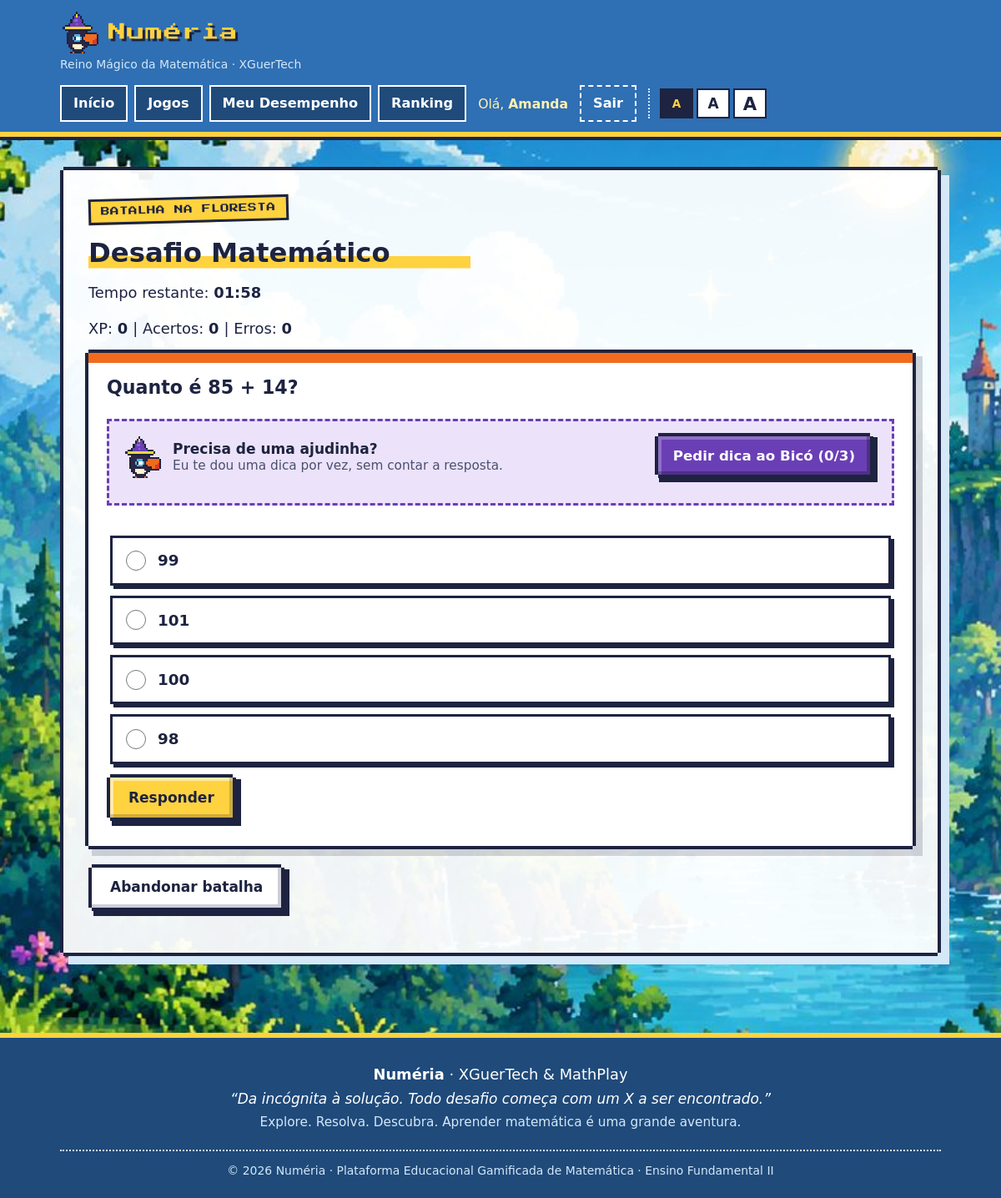
/?pagina=desafio (signed in), run on the app's committed database.
### tables this page shows
CREATE TABLE `questao` (
  `id_questao` int NOT NULL,
  `id_jogo` int NOT NULL,
  `id_conteudo` int NOT NULL,
  `id_dificuldade` int NOT NULL,
  `enunciado` text NOT NULL,
  `explicacao_curta` text,
  `mecanica` varchar(50) DEFAULT NULL,
  `ativo` tinyint(1) NOT NULL DEFAULT '1'
);

CREATE TABLE `alternativa` (
  `id_alternativa` int NOT NULL,
  `id_questao` int NOT NULL,
  `texto` text NOT NULL,
  `correta` tinyint(1) NOT NULL DEFAULT '0'
);

### public/index.php (called while the page is built, shortened)
<?php
$pagina = $_GET['pagina'] ?? 'home';
include __DIR__ . '/../app/views/layout/header.php';
include __DIR__ . '/../app/views/pages/' . $pagina . '.php';
include __DIR__ . '/../app/views/layout/footer.php';

### app/helpers/dicas.php (called while the page is built, shortened)
<?php
function dicas_bico(string $enunciado, ?string $mecanica = null): array
{
    if (
        $mecanica === 'identificacao_fracao'
        && preg_match('/dividida em (\d+) partes iguais/u', $enunciado, $m)
    ) {
        $total = (int) $m[1];
        return [
            'Toda fração tem duas partes: o número de baixo (denominador) diz em quantas partes iguais o todo foi dividido.',
            "Na receita, o frasco foi dividido em {$total} partes iguais. Esse {$total} é o número que vai embaixo da fração.",
            'Agora o número de cima (numerador) conta só as partes que receberam essência. Quantas foram? Procure na receita e confira nas alternativas.',
        ];
    }
    if (
        $mecanica === 'comparacao_fracao'
        && preg_match_all('/(\d+)\/(\d+)/', $enunciado, $m, PREG_SET_ORDER)
        && count($m) >= 2
    ) {
        [$a, $b] = [(int) $m[0][1], (int) $m[0][2]];
        [$c, $d] = [(int) $m[1][1], (int) $m[1][2]];
        return [
            'Frações com números de baixo diferentes são difíceis de comparar “no olho”. Uma boa saída é a multiplicação cruzada.',
            "Calcule {$a} × {$d} (da primeira poção) e {$c} × {$b} (da segunda poção).",
            'Compare os dois resultados: o maior produto está do lado da fração maior. Qual poção ficou com o maior número?',
        ];
    }
    if (preg_match('/(\d+)\s*([+\-−–])\s*(\d+)/u', $enunciado, $m)) {
        $a = (int) $m[1];
        $soma = ($m[2] === '+');
        $b = (int) $m[3];
        $ub = $b % 10;
        $semUnidades = $b - $ub;
        if ($soma) {
            return [
                'Somar é juntar quantidades. Uma boa estratégia é somar por partes: primeiro a parte grande, depois a pequena.',
                "Separe o {$b} em {$semUnidades} + {$ub}. Primeiro some {$a} + {$semUnidades}; isso dá " . ($a + $semUnidades) . '.',
                'Agora falta só uma parte: a partir de ' . ($a + $semUnidades) . ", conte mais {$ub}. Cuidado com o “vai um”!",
            ];
        }
        return [
            'Subtrair é tirar uma quantidade de outra. Uma boa estratégia é tirar por partes: primeiro a parte grande, depois a pequena.',
            "Separe o {$b} em {$semUnidades} + {$ub}. Primeiro tire {$semUnidades} de {$a}; sobra " . ($a - $semUnidades) . '.',
            'Agora falta só uma parte: de ' . ($a - $semUnidades) . ", tire mais {$ub}. Se precisar, conte para trás!",
        ];
    }
    return [
        'Leia o enunciado com calma e sublinhe os números importantes.',
        'Separe a conta em partes menores e resolva uma de cada vez.',
        'Depois de achar um resultado, confira se ele combina com alguma alternativa.',
    ];
}

### app/views/pages/desafio.php (the view, shortened to what this page needs)
<?php
require_once __DIR__ . '/../../config/conexao.php';
$tempoRestante = max(
    0,
    DESAFIO_DURACAO - (time() - $_SESSION['desafio_inicio'])
);
$questao = null;
$alternativas = [];
if ($tempoRestante > 0) {
    $consulta = $conexao->prepare(
        'SELECT id_questao, enunciado, explicacao_curta
         FROM questao
         WHERE id_jogo = 1
           AND ativo = 1
         ORDER BY RAND()
         LIMIT 1'
    );
    $consulta->execute();
    $questao = $consulta->fetch(PDO::FETCH_ASSOC);
    if ($questao) {
        $consultaAlternativas = $conexao->prepare(
            'SELECT id_alternativa, texto
             FROM alternativa
             WHERE id_questao = :questao
             ORDER BY id_alternativa'
        );
        $consultaAlternativas->execute([
            'questao' => $questao['id_questao']
        ]);
        $alternativas = $consultaAlternativas->fetchAll(
            PDO::FETCH_ASSOC
        );
    }
}
?>
<main class="container">
    <section class="hero">
        <span class="badge">Batalha na Floresta</span>
        <h2>Desafio Matemático</h2>
        <p>
            Tempo restante:
            <strong id="cronometro">
            </strong>
        </p>
        <p>
            XP:
            <strong id="pontuacaoXP">
                <?= (int) $_SESSION['desafio_xp'] ?>
            </strong>
            |
            Acertos:
            <strong id="pontuacaoAcertos">
                <?= (int) $_SESSION['desafio_acertos'] ?>
            </strong>
            |
            Erros:
            <strong id="pontuacaoErros">
                <?= (int) $_SESSION['desafio_erros'] ?>
            </strong>
        </p>
        <div
            id="areaQuestao"
            <?= $tempoRestante <= 0 ? 'hidden' : '' ?>>
            <?php if ($questao): ?>
                <div class="card">
                    <h3>
                        <?= htmlspecialchars(
                            $questao['enunciado'],
                            ENT_QUOTES,
                            'UTF-8'
                        ) ?>
                    </h3>
                    <?php include __DIR__ . '/../partials/dica_bico.php'; ?>
                    <?php if (count($alternativas) > 0): ?>
                        <form
                            method="POST"
                            id="formResposta">
                            <?php foreach ($alternativas as $alternativa): ?>
                                <label>
                                    <input
                                        type="radio"
                                        name="id_alternativa"
                                        value="<?= (int) $alternativa['id_alternativa'] ?>"
                                        required>
                                    <?= htmlspecialchars(
                                        $alternativa['texto'],
                                        ENT_QUOTES,
                                        'UTF-8'
                                    ) ?>
                                </label>
                                <br>
                            <?php endforeach; ?>
                            <button type="submit">
                                Responder
                            </button>
                        </form>
                    <?php else: ?>
                        <p>
                            Esta questão ainda não possui alternativas.
                        </p>
                    <?php endif; ?>
                </div>
            <?php endif; ?>
            <p class="acoes-jogo">
                <a href="?pagina=abandonar_desafio"
                   class="btn btn-secondary"
                   data-confirmar="Quer mesmo abandonar a batalha? Seu progresso desta partida não será continuado.">
                    Abandonar batalha
                </a>
            </p>
        </div>
    </section>
</main>

### app/views/partials/dica_bico.php (shortened to what this page needs)
<?php
require_once __DIR__ . '/../../helpers/dicas.php';
$dicasDoBico = dicas_bico(
    (string) ($questao['enunciado'] ?? ''),
    $questao['mecanica'] ?? null
);
$totalDicas = count($dicasDoBico);
?>
<div class="dica-bico" data-dicas data-total="<?= $totalDicas ?>">
    <div class="dica-bico-topo">
        <span class="bico-mini" aria-hidden="true"></span>
        <div class="dica-bico-fala">
            <strong>Precisa de uma ajudinha?</strong>
            <span>Eu te dou uma dica por vez, sem contar a resposta.</span>
        </div>
        <button type="button" class="dica-btn" data-dica-btn>
            Pedir dica ao Bicó (0/<?= $totalDicas ?>)
        </button>
    </div>
</div>

### data on the page
questao: enunciado "Quanto é 85 + 14?", enunciado "3"
alternativa: texto "99"
alternativa: texto "101"
alternativa: texto "100"
alternativa: texto "98"

### other printed values
APP_NAME "Numéria"
$_SESSION['aluno_nome'] "Amanda"
$_SESSION['desafio_xp'] "0"
$_SESSION['desafio_acertos'] "0"
$_SESSION['desafio_erros'] "0"
